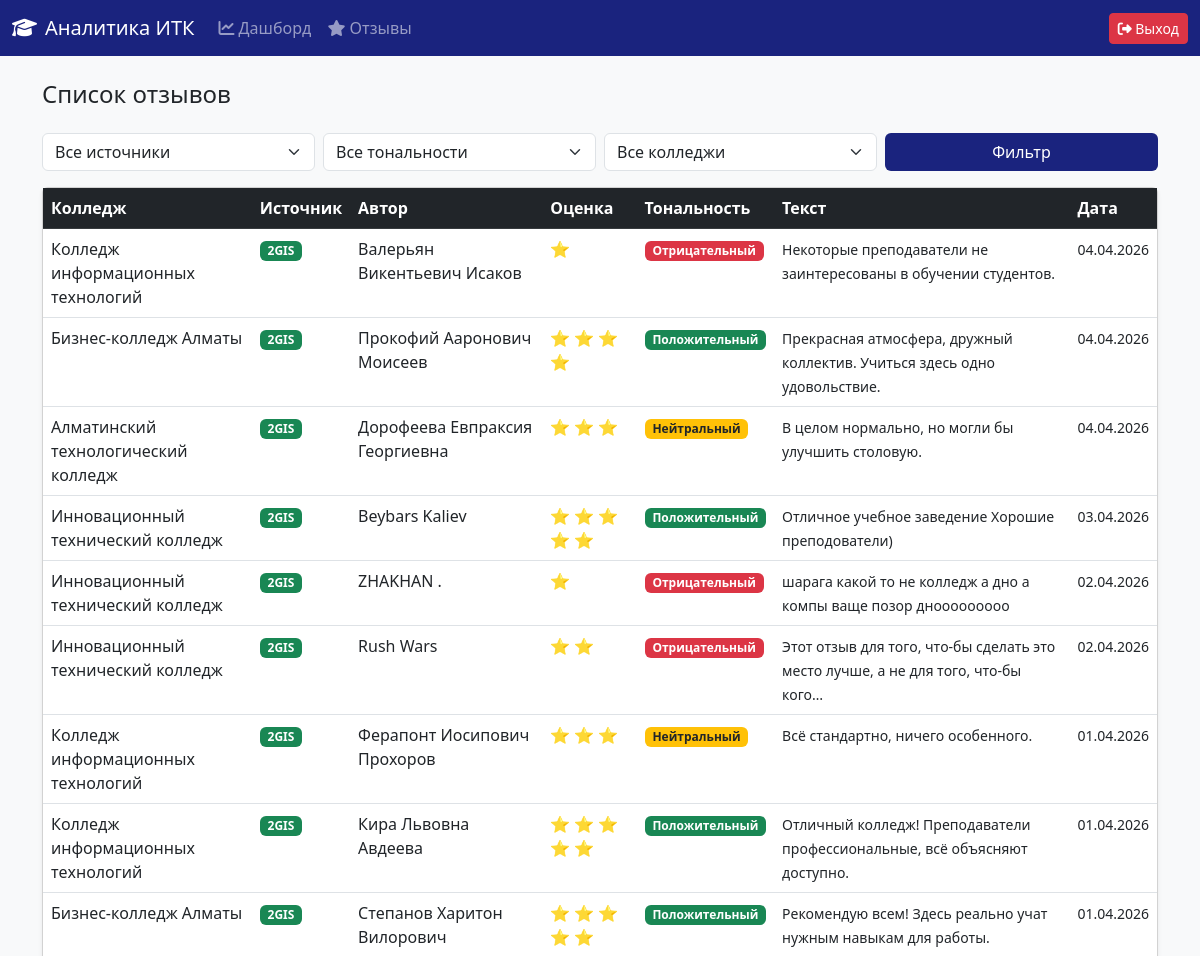
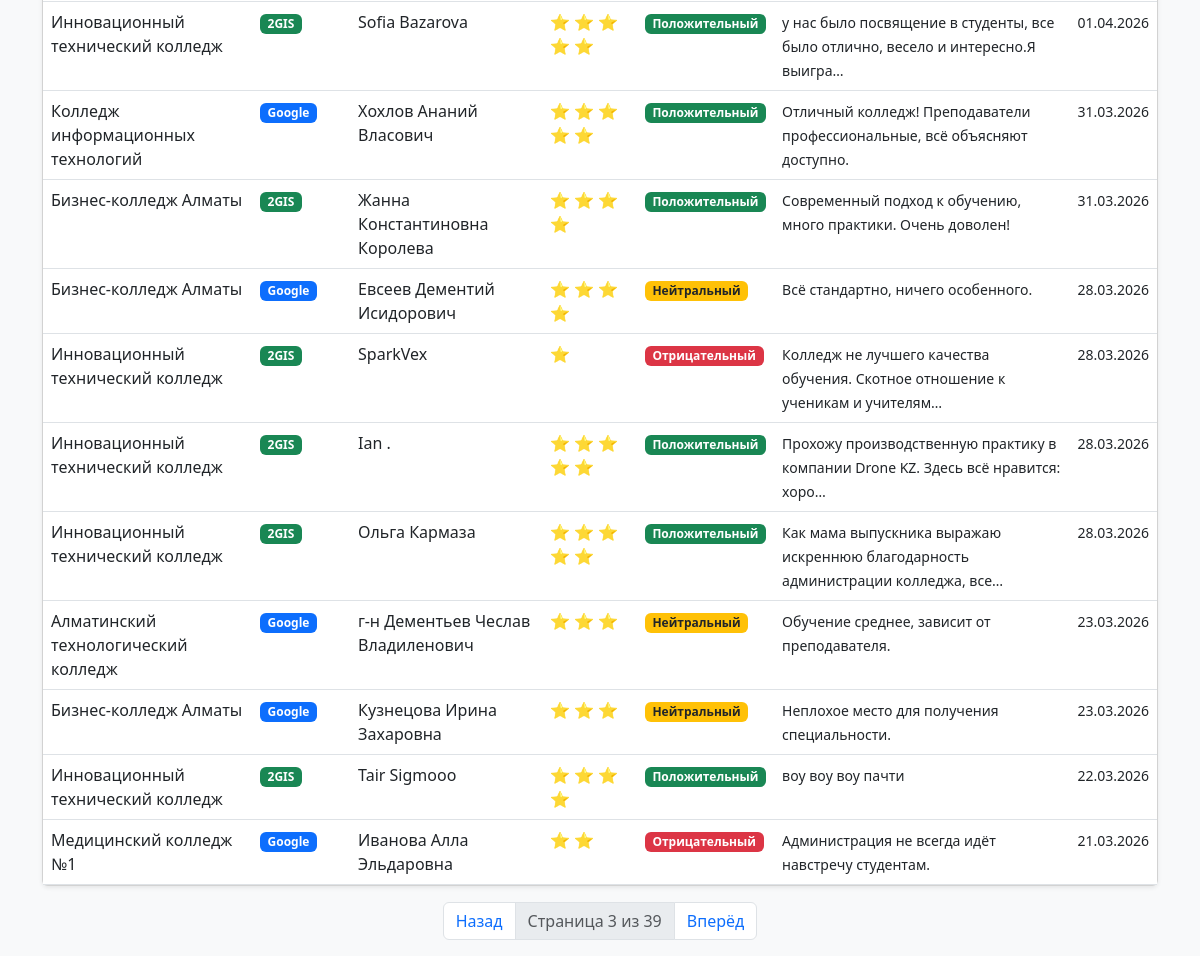
The app's page /reviews/?page=3&source=&sentiment=&college_id= (signed in) with its own data (2 pictures, top to bottom).
### analytics/models.py (models this page shows, shortened)
class Review(models.Model):
    SOURCE_CHOICES = [
        ('2gis', '2GIS'),
        ('google', 'Google'),
    ]
    SENTIMENT_CHOICES = [
        ('positive', 'Положительный'),
        ('neutral', 'Нейтральный'),
        ('negative', 'Отрицательный'),
    ]
    college = models.ForeignKey(College, on_delete=models.CASCADE, verbose_name='Колледж')
    source = models.CharField(max_length=10, choices=SOURCE_CHOICES, verbose_name='Источник')
    rating = models.IntegerField(verbose_name='Оценка (1-5)')
    text = models.TextField(verbose_name='Текст отзыва')
    author = models.CharField(max_length=255, verbose_name='Автор')
    date = models.DateTimeField(verbose_name='Дата')
    sentiment = models.CharField(max_length=10, choices=SENTIMENT_CHOICES, verbose_name='Тональность')

class College(models.Model):
    name = models.CharField(max_length=255, verbose_name='Название')
    address = models.CharField(max_length=255, verbose_name='Адрес')
    is_main = models.BooleanField(default=False, verbose_name='Наш колледж')

### analytics/views.py (the view)
# urls.py: path('reviews/', views.review_list_view, name='review_list'),
@login_required
def review_list_view(request):
    reviews = Review.objects.all().order_by('-date')
    source_filter = request.GET.get('source')
    sentiment_filter = request.GET.get('sentiment')
    college_filter = request.GET.get('college_id')
    if source_filter:
        reviews = reviews.filter(source=source_filter)
    if sentiment_filter:
        reviews = reviews.filter(sentiment=sentiment_filter)
    if college_filter:
        reviews = reviews.filter(college_id=college_filter)
    paginator = Paginator(reviews, 20)
    page = request.GET.get('page')
    reviews = paginator.get_page(page)
    colleges = College.objects.all()
    context = {
        'reviews': reviews,
        'colleges': colleges,
    }
    return render(request, 'review_list.html', context)

### templates/review_list.html (shortened to what this page needs)
{% extends 'base.html' %}
{% block content %}
<div class="d-flex justify-content-between align-items-center mb-3">
    <h4>Список отзывов</h4>
</div>
<form method="get" class="row g-2 mb-3">
    <div class="col-md-3">
        <select name="source" class="form-select">
            <option value="">Все источники</option>
        </select>
    </div>
    <div class="col-md-3">
        <select name="sentiment" class="form-select">
            <option value="">Все тональности</option>
        </select>
    </div>
    <div class="col-md-3">
        <select name="college_id" class="form-select">
            <option value="">Все колледжи</option>
        </select>
    </div>
    <div class="col-md-3">
        <button type="submit" class="btn w-100 text-white" style="background-color:#1a237e;">Фильтр</button>
    </div>
</form>
<div class="card shadow-sm">
    <table class="table table-hover mb-0">
        <thead class="table-dark">
            <tr>
                <th>Колледж</th>
                <th>Источник</th>
                <th>Автор</th>
                <th>Оценка</th>
                <th>Тональность</th>
                <th>Текст</th>
                <th>Дата</th>
            </tr>
        </thead>
        <tbody>
            {% for review in reviews %}
            <tr>
                <td>{{ review.college.name }}</td>
                <td>
                    {% if review.source == '2gis' %}
                    <span class="badge bg-success">2GIS</span>
                    {% else %}
                    <span class="badge bg-primary">Google</span>
                    {% endif %}
                </td>
                <td>{{ review.author }}</td>
                <td>
                    {% for i in "12345" %}
                        {% if forloop.counter <= review.rating %}⭐{% endif %}
                    {% endfor %}
                </td>
                <td>
                    {% if review.sentiment == 'positive' %}
                    <span class="badge bg-success">Положительный</span>
                    {% elif review.sentiment == 'neutral' %}
                    <span class="badge bg-warning text-dark">Нейтральный</span>
                    {% else %}
                    <span class="badge bg-danger">Отрицательный</span>
                    {% endif %}
                </td>
                <td><small>{{ review.text|truncatechars:80 }}</small></td>
                <td><small>{{ review.date|date:"d.m.Y" }}</small></td>
            </tr>
            {% empty %}
            <tr><td colspan="7" class="text-center text-muted">Отзывов нет</td></tr>
            {% endfor %}
        </tbody>
    </table>
</div>
<nav class="mt-3">
    <ul class="pagination justify-content-center">
        {% if reviews.has_previous %}
        <li class="page-item">
            <a class="page-link" href="?page={{ reviews.previous_page_number }}&source={{ request.GET.source }}&sentiment={{ request.GET.sentiment }}&college_id={{ request.GET.college_id }}">Назад</a>
        </li>
        {% endif %}
        <li class="page-item disabled">
            <span class="page-link">Страница {{ reviews.number }} из {{ reviews.paginator.num_pages }}</span>
        </li>
        {% if reviews.has_next %}
        <li class="page-item">
            <a class="page-link" href="?page={{ reviews.next_page_number }}&source={{ request.GET.source }}&sentiment={{ request.GET.sentiment }}&college_id={{ request.GET.college_id }}">Вперёд</a>
        </li>
        {% endif %}
    </ul>
</nav>
{% endblock %}

### records on screen
Review: college.name "Колледж информационных технологий", source "2GIS", author "Валерьян Викентьевич Исаков", rating 1 (drawn), sentiment "Отрицательный", text "Некоторые преподаватели не заинтересованы в обучении студентов.", date "04.04.2026"
Review: college.name "Бизнес-колледж Алматы", source "2GIS", author "Прокофий Ааронович Моисеев", rating 4 (drawn), sentiment "Положительный", text "Прекрасная атмосфера, дружный коллектив. Учиться здесь одно удовольствие.", date "04.04.2026"
Review: college.name "Алматинский технологический колледж", source "2GIS", author "Дорофеева Евпраксия Георгиевна", rating 3 (drawn), sentiment "Нейтральный", text "В целом нормально, но могли бы улучшить столовую.", date "04.04.2026"
Review: college.name "Инновационный технический колледж", source "2GIS", author "Beybars Kaliev", rating 5 (drawn), sentiment "Положительный", text "Отличное учебное заведение Хорошие преподователи)", date "03.04.2026"
Review: college.name "Инновационный технический колледж", source "2GIS", author "ZHAKHAN .", rating 1 (drawn), sentiment "Отрицательный", text "шарага какой то не колледж а дно а компы ваще позор днооооооооо", date "02.04.2026"
Review: college.name "Инновационный технический колледж", source "2GIS", author "Rush Wars", rating 2 (drawn), sentiment "Отрицательный", text "Этот отзыв для того, что-бы сделать это место лучше, а не для того, что-бы кого…", date "02.04.2026"
Review: college.name "Колледж информационных технологий", source "2GIS", author "Ферапонт Иосипович Прохоров", rating 3 (drawn), sentiment "Нейтральный", text "Всё стандартно, ничего особенного.", date "01.04.2026"
Review: college.name "Колледж информационных технологий", source "2GIS", author "Кира Львовна Авдеева", rating 5 (drawn), sentiment "Положительный", text "Отличный колледж! Преподаватели профессиональные, всё объясняют доступно.", date "01.04.2026"
Review: college.name "Бизнес-колледж Алматы", source "2GIS", author "Степанов Харитон Вилорович", rating 5 (drawn), sentiment "Положительный", text "Рекомендую всем! Здесь реально учат нужным навыкам для работы.", date "01.04.2026"
Review: college.name "Инновационный технический колледж", source "2GIS", author "Sofia Bazarova", rating 5 (drawn), sentiment "Положительный", text "у нас было посвящение в студенты, все было отлично, весело и интересно.Я выигра…", date "01.04.2026"
Review: college.name "Колледж информационных технологий", source "Google", author "Хохлов Ананий Власович", rating 5 (drawn), sentiment "Положительный", text "Отличный колледж! Преподаватели профессиональные, всё объясняют доступно.", date "31.03.2026"
Review: college.name "Бизнес-колледж Алматы", source "2GIS", author "Жанна Константиновна Королева", rating 4 (drawn), sentiment "Положительный", text "Современный подход к обучению, много практики. Очень доволен!", date "31.03.2026"
Review: college.name "Бизнес-колледж Алматы", source "Google", author "Евсеев Дементий Исидорович", rating 4 (drawn), sentiment "Нейтральный", text "Всё стандартно, ничего особенного.", date "28.03.2026"
Review: college.name "Инновационный технический колледж", source "2GIS", author "SparkVex", rating 1 (drawn), sentiment "Отрицательный", text "Колледж не лучшего качества обучения. Скотное отношение к ученикам и учителям…", date "28.03.2026"
Review: college.name "Инновационный технический колледж", source "2GIS", author "Ian .", rating 5 (drawn), sentiment "Положительный", text "Прохожу производственную практику в компании Drone KZ. Здесь всё нравится: хоро…", date "28.03.2026"
Review: college.name "Инновационный технический колледж", source "2GIS", author "Ольга Кармаза", rating 5 (drawn), sentiment "Положительный", text "Как мама выпускника выражаю искреннюю благодарность администрации колледжа, все…", date "28.03.2026"
Review: college.name "Алматинский технологический колледж", source "Google", author "г-н Дементьев Чеслав Владиленович", rating 3 (drawn), sentiment "Нейтральный", text "Обучение среднее, зависит от преподавателя.", date "23.03.2026"
Review: college.name "Бизнес-колледж Алматы", source "Google", author "Кузнецова Ирина Захаровна", rating 3 (drawn), sentiment "Нейтральный", text "Неплохое место для получения специальности.", date "23.03.2026"
Review: college.name "Инновационный технический колледж", source "2GIS", author "Tair Sigmooo", rating 4 (drawn), sentiment "Положительный", text "воу воу воу пачти", date "22.03.2026"
Review: college.name "Медицинский колледж №1", source "Google", author "Иванова Алла Эльдаровна", rating 2 (drawn), sentiment "Отрицательный", text "Администрация не всегда идёт навстречу студентам.", date "21.03.2026"

### other values on screen
{{ reviews.number }} "3"
{{ reviews.paginator.num_pages }} "39"
